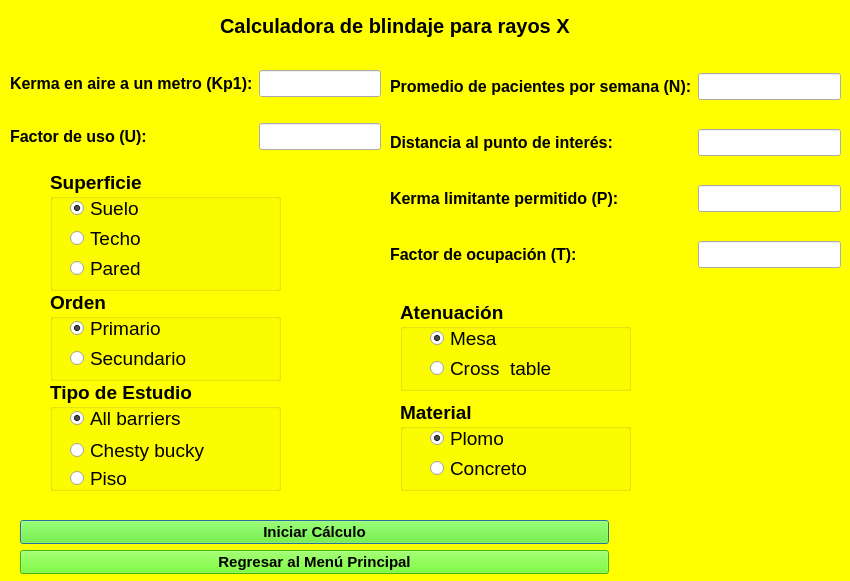
<?xml version="1.0" encoding="UTF-8"?>
<ui version="4.0">
 <class>Dialog</class>
 <widget class="QDialog" name="Dialog">
  <property name="geometry">
   <rect>
    <x>0</x>
    <y>0</y>
    <width>850</width>
    <height>581</height>
   </rect>
  </property>
  <property name="windowTitle">
   <string>Dialog</string>
  </property>
  <property name="styleSheet">
   <string notr="true">QDialog{background-color:rgb(255, 255, 0);}</string>
  </property>
  <widget class="QLabel" name="label">
   <property name="geometry">
    <rect>
     <x>620</x>
     <y>300</y>
     <width>411</width>
     <height>361</height>
    </rect>
   </property>
   <property name="text">
    <string/>
   </property>
   <property name="pixmap">
    <pixmap>../../../Downloads/kisspng-biological-hazard-clip-art-sticker-symbol-decal-clone-of-syria-map-umap-5d09b2efa22570.5321987615609167196642 (1).png</pixmap>
   </property>
  </widget>
  <widget class="QLabel" name="label_2">
   <property name="geometry">
    <rect>
     <x>220</x>
     <y>10</y>
     <width>371</width>
     <height>31</height>
    </rect>
   </property>
   <property name="font">
    <font>
     <pointsize>15</pointsize>
     <weight>75</weight>
     <bold>true</bold>
    </font>
   </property>
   <property name="text">
    <string>Calculadora de blindaje para rayos X</string>
   </property>
  </widget>
  <widget class="QGroupBox" name="groupBox_superficie">
   <property name="geometry">
    <rect>
     <x>50</x>
     <y>170</y>
     <width>231</width>
     <height>121</height>
    </rect>
   </property>
   <property name="font">
    <font>
     <pointsize>14</pointsize>
     <weight>75</weight>
     <bold>true</bold>
    </font>
   </property>
   <property name="title">
    <string>Superficie</string>
   </property>
   <property name="checkable">
    <bool>false</bool>
   </property>
   <widget class="QRadioButton" name="radioButton_suelo">
    <property name="geometry">
     <rect>
      <x>20</x>
      <y>30</y>
      <width>82</width>
      <height>17</height>
     </rect>
    </property>
    <property name="font">
     <font>
      <pointsize>14</pointsize>
     </font>
    </property>
    <property name="text">
     <string>Suelo</string>
    </property>
    <property name="checked">
     <bool>true</bool>
    </property>
   </widget>
   <widget class="QRadioButton" name="radioButton_pared">
    <property name="geometry">
     <rect>
      <x>20</x>
      <y>90</y>
      <width>82</width>
      <height>17</height>
     </rect>
    </property>
    <property name="font">
     <font>
      <pointsize>14</pointsize>
     </font>
    </property>
    <property name="text">
     <string>Pared</string>
    </property>
   </widget>
   <widget class="QRadioButton" name="radioButton_techo">
    <property name="geometry">
     <rect>
      <x>20</x>
      <y>60</y>
      <width>82</width>
      <height>17</height>
     </rect>
    </property>
    <property name="font">
     <font>
      <pointsize>14</pointsize>
     </font>
    </property>
    <property name="text">
     <string>Techo</string>
    </property>
   </widget>
  </widget>
  <widget class="QGroupBox" name="groupBox_orden">
   <property name="geometry">
    <rect>
     <x>50</x>
     <y>290</y>
     <width>231</width>
     <height>91</height>
    </rect>
   </property>
   <property name="font">
    <font>
     <pointsize>14</pointsize>
     <weight>75</weight>
     <bold>true</bold>
    </font>
   </property>
   <property name="title">
    <string>Orden</string>
   </property>
   <widget class="QRadioButton" name="radioButton_secundario">
    <property name="geometry">
     <rect>
      <x>20</x>
      <y>60</y>
      <width>121</width>
      <height>17</height>
     </rect>
    </property>
    <property name="font">
     <font>
      <pointsize>14</pointsize>
     </font>
    </property>
    <property name="text">
     <string>Secundario</string>
    </property>
   </widget>
   <widget class="QRadioButton" name="radioButton_primario">
    <property name="geometry">
     <rect>
      <x>20</x>
      <y>30</y>
      <width>101</width>
      <height>17</height>
     </rect>
    </property>
    <property name="font">
     <font>
      <pointsize>14</pointsize>
     </font>
    </property>
    <property name="text">
     <string>Primario</string>
    </property>
    <property name="checked">
     <bool>true</bool>
    </property>
   </widget>
  </widget>
  <widget class="QGroupBox" name="groupBox_atenuacion">
   <property name="geometry">
    <rect>
     <x>400</x>
     <y>300</y>
     <width>231</width>
     <height>91</height>
    </rect>
   </property>
   <property name="font">
    <font>
     <pointsize>14</pointsize>
     <weight>75</weight>
     <bold>true</bold>
    </font>
   </property>
   <property name="title">
    <string>Atenuación</string>
   </property>
   <widget class="QRadioButton" name="radioButton_mesa">
    <property name="geometry">
     <rect>
      <x>30</x>
      <y>30</y>
      <width>121</width>
      <height>17</height>
     </rect>
    </property>
    <property name="font">
     <font>
      <pointsize>14</pointsize>
      <weight>50</weight>
      <bold>false</bold>
     </font>
    </property>
    <property name="text">
     <string>Mesa</string>
    </property>
    <property name="checked">
     <bool>true</bool>
    </property>
   </widget>
   <widget class="QRadioButton" name="radioButton_cross">
    <property name="geometry">
     <rect>
      <x>30</x>
      <y>60</y>
      <width>131</width>
      <height>17</height>
     </rect>
    </property>
    <property name="font">
     <font>
      <pointsize>14</pointsize>
      <weight>50</weight>
      <bold>false</bold>
     </font>
    </property>
    <property name="text">
     <string>Cross  table</string>
    </property>
   </widget>
  </widget>
  <widget class="QGroupBox" name="groupBox_material">
   <property name="geometry">
    <rect>
     <x>400</x>
     <y>400</y>
     <width>231</width>
     <height>91</height>
    </rect>
   </property>
   <property name="font">
    <font>
     <pointsize>14</pointsize>
     <weight>75</weight>
     <bold>true</bold>
    </font>
   </property>
   <property name="title">
    <string>Material</string>
   </property>
   <widget class="QRadioButton" name="radioButton_concreto">
    <property name="geometry">
     <rect>
      <x>30</x>
      <y>60</y>
      <width>121</width>
      <height>17</height>
     </rect>
    </property>
    <property name="font">
     <font>
      <pointsize>14</pointsize>
      <weight>50</weight>
      <bold>false</bold>
     </font>
    </property>
    <property name="text">
     <string>Concreto</string>
    </property>
   </widget>
   <widget class="QRadioButton" name="radioButton_plomo">
    <property name="geometry">
     <rect>
      <x>30</x>
      <y>30</y>
      <width>82</width>
      <height>17</height>
     </rect>
    </property>
    <property name="font">
     <font>
      <pointsize>14</pointsize>
      <weight>50</weight>
      <bold>false</bold>
     </font>
    </property>
    <property name="text">
     <string>Plomo</string>
    </property>
    <property name="checked">
     <bool>true</bool>
    </property>
   </widget>
  </widget>
  <widget class="QPushButton" name="btn_init">
   <property name="geometry">
    <rect>
     <x>20</x>
     <y>520</y>
     <width>589</width>
     <height>24</height>
    </rect>
   </property>
   <property name="font">
    <font>
     <pointsize>11</pointsize>
     <weight>75</weight>
     <bold>true</bold>
    </font>
   </property>
   <property name="styleSheet">
    <string notr="true">QPushButton{background-color:rgb(85, 255, 0);}

QPushButton:hover{background-color:orange;}</string>
   </property>
   <property name="text">
    <string>Iniciar Cálculo</string>
   </property>
  </widget>
  <widget class="QPushButton" name="btn_menupp">
   <property name="geometry">
    <rect>
     <x>20</x>
     <y>550</y>
     <width>589</width>
     <height>24</height>
    </rect>
   </property>
   <property name="font">
    <font>
     <pointsize>11</pointsize>
     <weight>75</weight>
     <bold>true</bold>
    </font>
   </property>
   <property name="styleSheet">
    <string notr="true">QPushButton{background-color:rgb(85, 255, 0);}

QPushButton:hover{background-color:orange;}</string>
   </property>
   <property name="text">
    <string>Regresar al Menú Principal</string>
   </property>
  </widget>
  <widget class="QGroupBox" name="groupBox_atenuacion_2">
   <property name="geometry">
    <rect>
     <x>50</x>
     <y>380</y>
     <width>231</width>
     <height>111</height>
    </rect>
   </property>
   <property name="font">
    <font>
     <pointsize>14</pointsize>
     <weight>75</weight>
     <bold>true</bold>
    </font>
   </property>
   <property name="title">
    <string>Tipo de Estudio</string>
   </property>
   <widget class="QRadioButton" name="radioButton_chesty">
    <property name="geometry">
     <rect>
      <x>20</x>
      <y>60</y>
      <width>141</width>
      <height>21</height>
     </rect>
    </property>
    <property name="font">
     <font>
      <pointsize>14</pointsize>
      <weight>50</weight>
      <bold>false</bold>
     </font>
    </property>
    <property name="text">
     <string>Chesty bucky</string>
    </property>
   </widget>
   <widget class="QRadioButton" name="radioButton_all">
    <property name="geometry">
     <rect>
      <x>20</x>
      <y>30</y>
      <width>131</width>
      <height>17</height>
     </rect>
    </property>
    <property name="font">
     <font>
      <pointsize>14</pointsize>
      <weight>50</weight>
      <bold>false</bold>
     </font>
    </property>
    <property name="text">
     <string>All barriers</string>
    </property>
    <property name="checked">
     <bool>true</bool>
    </property>
   </widget>
   <widget class="QRadioButton" name="radioButton_piso">
    <property name="geometry">
     <rect>
      <x>20</x>
      <y>90</y>
      <width>121</width>
      <height>17</height>
     </rect>
    </property>
    <property name="font">
     <font>
      <pointsize>14</pointsize>
      <weight>50</weight>
      <bold>false</bold>
     </font>
    </property>
    <property name="text">
     <string>Piso</string>
    </property>
   </widget>
  </widget>
  <widget class="QLabel" name="label_error">
   <property name="geometry">
    <rect>
     <x>20</x>
     <y>500</y>
     <width>591</width>
     <height>16</height>
    </rect>
   </property>
   <property name="font">
    <font>
     <pointsize>12</pointsize>
     <weight>75</weight>
     <italic>false</italic>
     <bold>true</bold>
    </font>
   </property>
   <property name="styleSheet">
    <string notr="true">QLabel{color:red;}</string>
   </property>
   <property name="text">
    <string/>
   </property>
   <property name="alignment">
    <set>Qt::AlignCenter</set>
   </property>
  </widget>
  <widget class="QWidget" name="layoutWidget">
   <property name="geometry">
    <rect>
     <x>390</x>
     <y>50</y>
     <width>451</width>
     <height>241</height>
    </rect>
   </property>
   <property name="font">
    <font>
     <pointsize>12</pointsize>
    </font>
   </property>
   <layout class="QGridLayout" name="gridLayout">
    <item row="1" column="0">
     <widget class="QLabel" name="label_6">
      <property name="font">
       <font>
        <pointsize>12</pointsize>
        <weight>75</weight>
        <bold>true</bold>
       </font>
      </property>
      <property name="text">
       <string>Distancia al punto de interés:</string>
      </property>
     </widget>
    </item>
    <item row="3" column="1">
     <widget class="QLineEdit" name="lineEdit_T">
      <property name="font">
       <font>
        <pointsize>12</pointsize>
       </font>
      </property>
     </widget>
    </item>
    <item row="0" column="1">
     <widget class="QLineEdit" name="lineEdit_N">
      <property name="font">
       <font>
        <pointsize>12</pointsize>
       </font>
      </property>
     </widget>
    </item>
    <item row="2" column="0">
     <widget class="QLabel" name="label_8">
      <property name="font">
       <font>
        <pointsize>12</pointsize>
        <weight>75</weight>
        <bold>true</bold>
       </font>
      </property>
      <property name="text">
       <string>Kerma limitante permitido (P):</string>
      </property>
     </widget>
    </item>
    <item row="0" column="0">
     <widget class="QLabel" name="label_4">
      <property name="font">
       <font>
        <pointsize>12</pointsize>
        <weight>75</weight>
        <bold>true</bold>
       </font>
      </property>
      <property name="text">
       <string>Promedio de pacientes por semana (N):</string>
      </property>
     </widget>
    </item>
    <item row="3" column="0">
     <widget class="QLabel" name="label_9">
      <property name="font">
       <font>
        <pointsize>12</pointsize>
        <weight>75</weight>
        <bold>true</bold>
       </font>
      </property>
      <property name="text">
       <string>Factor de ocupación (T):</string>
      </property>
     </widget>
    </item>
    <item row="1" column="1">
     <widget class="QLineEdit" name="lineEdit_d">
      <property name="font">
       <font>
        <pointsize>12</pointsize>
       </font>
      </property>
     </widget>
    </item>
    <item row="2" column="1">
     <widget class="QLineEdit" name="lineEdit_P">
      <property name="font">
       <font>
        <pointsize>12</pointsize>
       </font>
      </property>
     </widget>
    </item>
   </layout>
  </widget>
  <widget class="QWidget" name="layoutWidget">
   <property name="geometry">
    <rect>
     <x>10</x>
     <y>50</y>
     <width>371</width>
     <height>121</height>
    </rect>
   </property>
   <property name="font">
    <font>
     <pointsize>12</pointsize>
    </font>
   </property>
   <layout class="QGridLayout" name="gridLayout_2">
    <item row="0" column="1">
     <widget class="QLineEdit" name="lineEdit_kp1">
      <property name="font">
       <font>
        <pointsize>12</pointsize>
       </font>
      </property>
      <property name="text">
       <string/>
      </property>
     </widget>
    </item>
    <item row="1" column="1">
     <widget class="QLineEdit" name="lineEdit_U">
      <property name="font">
       <font>
        <pointsize>12</pointsize>
       </font>
      </property>
     </widget>
    </item>
    <item row="0" column="0">
     <widget class="QLabel" name="label_3">
      <property name="font">
       <font>
        <pointsize>12</pointsize>
        <weight>75</weight>
        <bold>true</bold>
       </font>
      </property>
      <property name="text">
       <string>Kerma en aire a un metro (Kp1):</string>
      </property>
     </widget>
    </item>
    <item row="1" column="0">
     <widget class="QLabel" name="label_5">
      <property name="font">
       <font>
        <pointsize>12</pointsize>
        <weight>75</weight>
        <bold>true</bold>
       </font>
      </property>
      <property name="text">
       <string>Factor de uso (U):</string>
      </property>
     </widget>
    </item>
   </layout>
  </widget>
  <zorder>layoutWidget</zorder>
  <zorder>layoutWidget</zorder>
  <zorder>groupBox_atenuacion</zorder>
  <zorder>label</zorder>
  <zorder>groupBox_superficie</zorder>
  <zorder>groupBox_orden</zorder>
  <zorder>groupBox_material</zorder>
  <zorder>label_2</zorder>
  <zorder>btn_init</zorder>
  <zorder>btn_menupp</zorder>
  <zorder>groupBox_atenuacion_2</zorder>
  <zorder>label_error</zorder>
 </widget>
 <resources/>
 <connections/>
</ui>
